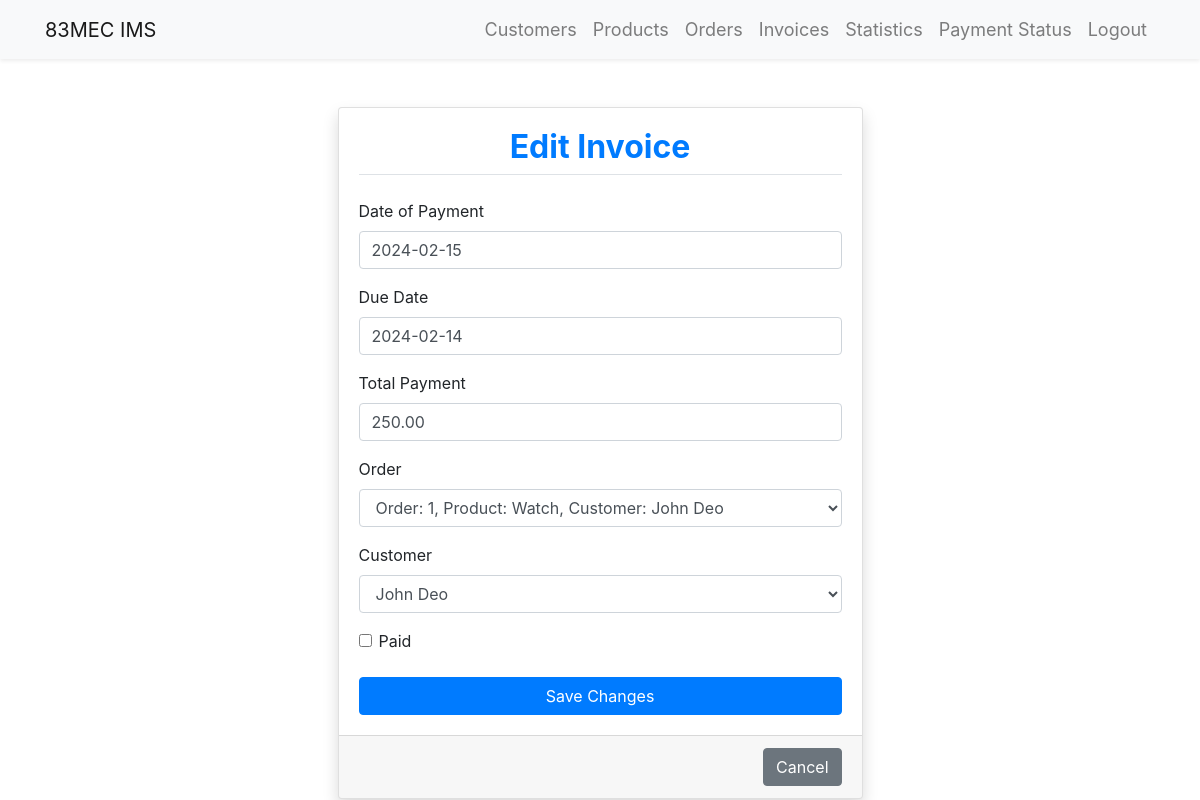
Screenshot of /edit_invoice/1/ (signed in) with the database file from the repository.
### ims_app/models.py (models this page shows, shortened)
class Invoice(models.Model):
    invoice_id = models.AutoField(primary_key=True)
    date_payment = models.DateTimeField()
    due_date = models.DateField()
    total_payment = models.DecimalField(max_digits=10, decimal_places=2)
    order = models.ForeignKey(Order, on_delete=models.CASCADE)
    customer = models.ForeignKey(Customer, on_delete=models.CASCADE)
    paid = models.BooleanField(default=False)

class Order(models.Model):
    order_id = models.AutoField(primary_key=True)
    date = models.DateTimeField()
    order_value = models.DecimalField(max_digits=10, decimal_places=2)
    customer = models.ForeignKey(Customer, on_delete=models.CASCADE)
    product = models.ForeignKey(Product, on_delete=models.CASCADE)
    def __str__(self):
        return f"Order: {self.order_id}, Product: {self.product}, Customer: {self.customer}"

class Customer(models.Model):
    customer_id = models.AutoField(primary_key=True)
    name = models.CharField(max_length=255)
    address = models.CharField(max_length=255)
    phone = models.CharField(max_length=20)
    email = models.EmailField(unique=True)
    def __str__(self):
        return self.name

### ims_app/views.py (the view)
# urls.py: path('edit_invoice/<int:invoice_id>/', views.edit_invoice, name='edit_invoice'),
@login_required
def edit_invoice(request, invoice_id):
    invoice = get_object_or_404(Invoice, invoice_id=invoice_id)
    if request.method == 'POST':
        form = InvoiceForm(request.POST, instance=invoice)
        if form.is_valid():
            form.save()
            return redirect('invoice_list')
    else:
        form = InvoiceForm(instance=invoice)
    return render(request, 'invoice/edit_invoice.html', {'form': form, 'invoice': invoice})

### ims_app/forms.py
class InvoiceForm(forms.ModelForm):
    class Meta:
        model = Invoice
        fields = ['date_payment', 'due_date', 'total_payment', 'order', 'customer', 'paid']
        widgets = {
            'date_payment': forms.DateInput(attrs={'class': 'form-control datepicker', 'placeholder': 'Select the date when payment was made'}),
            'due_date': forms.DateInput(attrs={'class': 'form-control datepicker', 'placeholder': 'Select the due date for payment'}),
            'total_payment': forms.TextInput(attrs={'class': 'form-control', 'placeholder': 'Enter the total payment amount'}),
            'order': forms.Select(attrs={'class': 'form-control'}),
            'customer': forms.Select(attrs={'class': 'form-control'}),
            'paid': forms.CheckboxInput(attrs={'class': 'form-check-input'}),
        }
        labels = {
            'date_payment': 'Date of Payment',
            'due_date': 'Due Date',
            'total_payment': 'Total Payment',
            'order': 'Order',
            'customer': 'Customer',
            'paid': 'Paid',
        }

### ims_app/models.py (called while the page is built)
    def __str__(self):
        return self.name

### templates/invoice/edit_invoice.html (shortened to what this page needs)
{% extends 'base.html' %}
{% load bootstrap4 %}
{% block content %}
<div class="container mt-5">
    <div class="row justify-content-center">
        <div class="col-lg-6">
            <div class="card shadow">
                <div class="card-body">
                    <h2 class="card-title mb-4 text-center font-weight-bold text-primary pb-2 border-bottom">Edit Invoice</h2>
                    <form method="post">
                        {% bootstrap_form form %}
                        <button type="submit" class="btn btn-primary btn-block mt-4">Save Changes</button>
                    </form>
                </div>
                <div class="card-footer text-muted">
                    <div class="text-right">
                        <a href="{% url 'invoice_list' %}" class="btn btn-secondary">Cancel</a>
                    </div>
                </div>
            </div>
        </div>
    </div>
</div>
{% endblock %}

### rows the page displays
Invoice: date_payment "2024-02-15", due_date "2024-02-14", total_payment "250.00"
Order: order "Order: 1, Product: Watch, Customer: John Deo", customer "John Deo"
